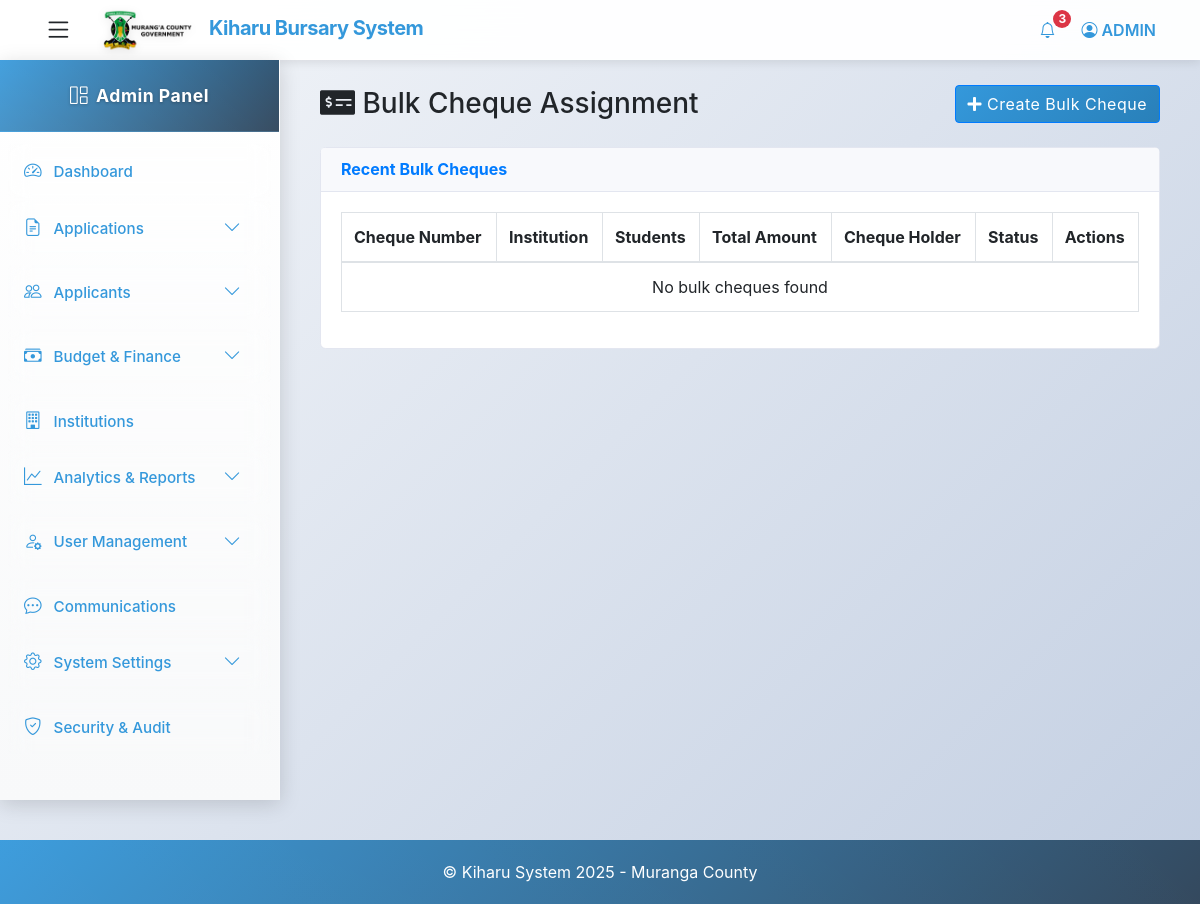
The page /bulk-cheque/assignment/ (signed in) on the database as committed earlier.
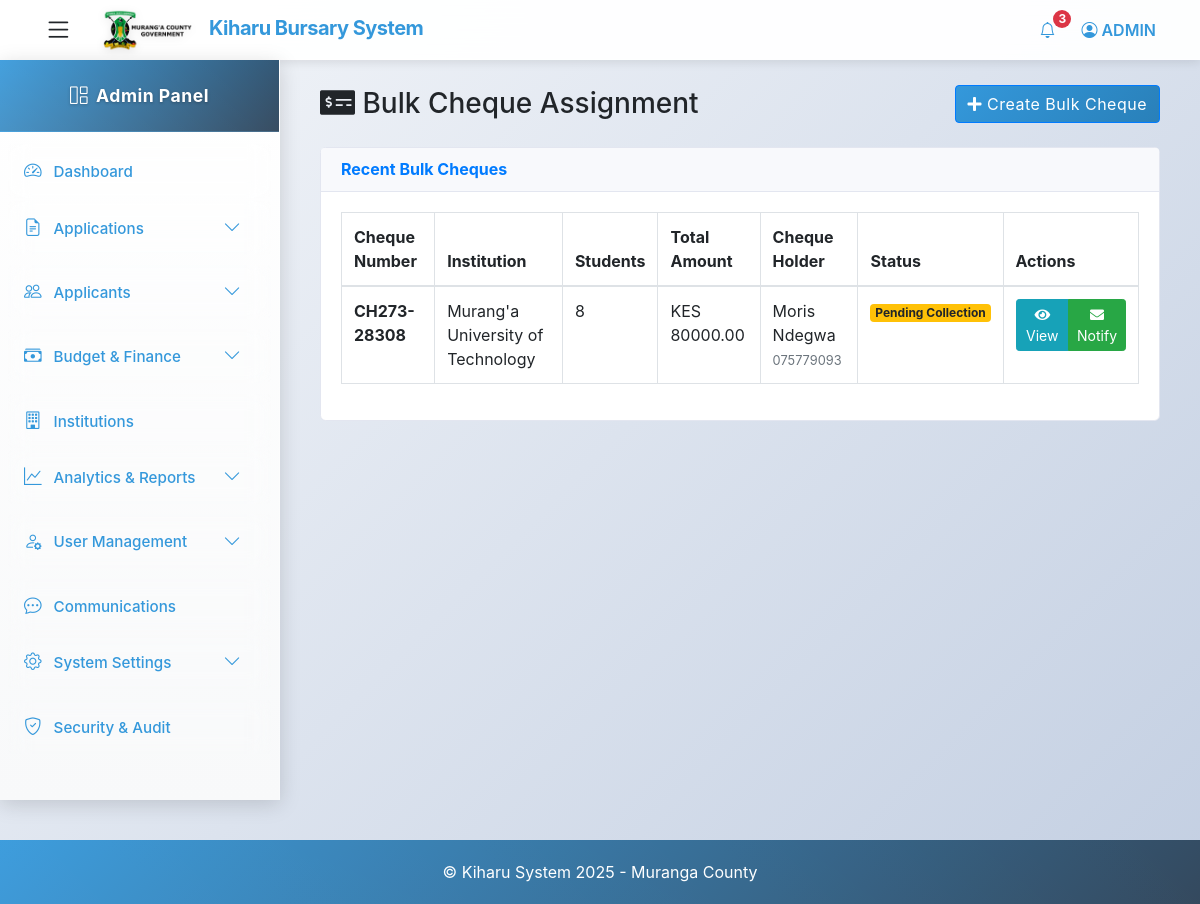
The same page on the database as committed later.
### kiharu_system/models.py (models this page shows, shortened)
class BulkCheque(models.Model):
    cheque_number = models.CharField(max_length=50, unique=True)
    institution = models.ForeignKey(Institution, on_delete=models.CASCADE, related_name='bulk_cheques')
    fiscal_year = models.ForeignKey(FiscalYear, on_delete=models.CASCADE)
    total_amount = models.DecimalField(max_digits=12, decimal_places=2)
    student_count = models.PositiveIntegerField()
    amount_per_student = models.DecimalField(max_digits=10, decimal_places=2)
    cheque_holder_name = models.CharField(max_length=200)
    cheque_holder_id = models.CharField(max_length=20)
    cheque_holder_phone = models.CharField(max_length=20)
    cheque_holder_email = models.EmailField(blank=True, null=True)
    cheque_holder_position = models.CharField(max_length=100)  # e.g., "Student Leader", "Class Representative"
    created_date = models.DateTimeField(auto_now_add=True)
    assigned_date = models.DateTimeField(blank=True, null=True)
    is_collected = models.BooleanField(default=False)
    collection_date = models.DateTimeField(blank=True, null=True)
    created_by = models.ForeignKey(User, on_delete=models.SET_NULL, null=True, related_name='created_bulk_cheques')
    assigned_by = models.ForeignKey(User, on_delete=models.SET_NULL, null=True, related_name='assigned_bulk_cheques')
    notes = models.TextField(blank=True, null=True)
    class Meta:
        ordering = ['-created_date']

class Institution(models.Model):
    INSTITUTION_TYPES = (
        ('highschool', 'High School'),
        ('special_school', 'Special School'),
        ('college', 'College'),
        ('university', 'University'),
    )
    name = models.CharField(max_length=200)
    institution_type = models.CharField(max_length=20, choices=INSTITUTION_TYPES)
    county = models.CharField(max_length=100)
    postal_address = models.CharField(max_length=100, blank=True, null=True)
    phone_number = models.CharField(max_length=20, blank=True, null=True)
    email = models.EmailField(blank=True, null=True)

### kiharu_system/views.py (the view, shortened to what this page needs)
# urls.py: path('bulk-cheque/assignment/', views.bulk_cheque_assignment, name='bulk_cheque_assignment'),
@login_required
@require_http_methods(["GET", "POST"])
def bulk_cheque_assignment(request):
    if request.user.user_type not in ['admin', 'finance']:
        messages.error(request, "You don't have permission to access this page.")
        return redirect('dashboard')
    context = {
        'institutions': Institution.objects.all(),
        'fiscal_years': FiscalYear.objects.filter(is_active=True),
        'existing_bulk_cheques': BulkCheque.objects.all()[:10],  # Latest 10
    }
    return render(request, 'admin/bulk_cheque_assignment.html', context)

### templates/admin/bulk_cheque_assignment.html (shortened to what this page needs)
{% extends "admin_base.html" %}
{% load static %}
{% block content %}
<link href="https://cdnjs.cloudflare.com/ajax/libs/Chart.js/3.9.1/chart.min.css" rel="stylesheet">
<link href="https://cdn.jsdelivr.net/npm/bootstrap@4.6.0/dist/css/bootstrap.min.css" rel="stylesheet">
<link href="https://cdnjs.cloudflare.com/ajax/libs/font-awesome/5.15.4/css/all.min.css" rel="stylesheet">
<div class="container-fluid">
    <div class="d-sm-flex align-items-center justify-content-between mb-4">
        <h1 class="h3 mb-0 text-gray-800">
            <i class="fas fa-money-check-alt"></i>
            Bulk Cheque Assignment
        </h1>
        <button class="btn btn-primary" data-toggle="modal" data-target="#bulkChequeModal">
            <i class="fas fa-plus"></i> Create Bulk Cheque
        </button>
    </div>
    <div class="row mb-4">
        <div class="col-12">
            <div class="card">
                <div class="card-header">
                    <h6 class="m-0 font-weight-bold text-primary">Recent Bulk Cheques</h6>
                </div>
                <div class="card-body">
                    <div class="table-responsive">
                        <table class="table table-bordered">
                            <thead>
                                <tr>
                                    <th>Cheque Number</th>
                                    <th>Institution</th>
                                    <th>Students</th>
                                    <th>Total Amount</th>
                                    <th>Cheque Holder</th>
                                    <th>Status</th>
                                    <th>Actions</th>
                                </tr>
                            </thead>
                            <tbody>
                                {% for cheque in existing_bulk_cheques %}
                                <tr>
                                    <td><strong>{{ cheque.cheque_number }}</strong></td>
                                    <td>{{ cheque.institution.name }}</td>
                                    <td>{{ cheque.student_count }}</td>
                                    <td>KES {{ cheque.total_amount|floatformat:2 }}</td>
                                    <td>
                                        {{ cheque.cheque_holder_name }}<br>
                                        <small class="text-muted">{{ cheque.cheque_holder_phone }}</small>
                                    </td>
                                    <td>
                                        {% if cheque.is_collected %}
                                            <span class="badge badge-success">Collected</span>
                                        {% else %}
                                            <span class="badge badge-warning">Pending Collection</span>
                                        {% endif %}
                                    </td>
                                    <td>
                                        <div class="btn-group btn-group-sm">
                                            <a href="{% url 'bulk_cheque_details' cheque.id %}" class="btn btn-info">
                                                <i class="fas fa-eye"></i> View
                                            </a>
                                            <button class="btn btn-success send-notifications" data-id="{{ cheque.id }}">
                                                <i class="fas fa-envelope"></i> Notify
                                            </button>
                                        </div>
                                    </td>
                                </tr>
                                {% empty %}
                                <tr>
                                    <td colspan="7" class="text-center">No bulk cheques found</td>
                                </tr>
                                {% endfor %}
                            </tbody>
                        </table>
                    </div>
                </div>
            </div>
        </div>
    </div>
</div>
{% endblock %}

### templates/admin_base.html (shortened to what this page needs)
{% load static %}
<!DOCTYPE html>
<html lang="en">
<head>
    <link href="https://cdn.jsdelivr.net/npm/bootstrap@5.3.0/dist/css/bootstrap.min.css" rel="stylesheet">
    <link href="https://cdn.jsdelivr.net/npm/bootstrap-icons@1.11.0/font/bootstrap-icons.css" rel="stylesheet">
</head>
<body>
    <nav class="navbar navbar-expand-lg navbar-custom fixed-top">
        <div class="container-fluid">
            <button class="btn sidebar-toggle me-3" type="button" id="sidebarToggle">
                <i class="bi bi-list"></i>
            </button>
            <a class="navbar-brand" href="#">
                <img src="{% static 'images/murangalogo.png'%}" alt="Muranga County" class="county-logo">
                Kiharu Bursary System
            </a>
            <div class="collapse navbar-collapse" id="navbarNav">
                <ul class="navbar-nav ms-auto">
                    <li class="nav-item dropdown">
                        <a class="nav-link dropdown-toggle" href="#" id="notificationsDropdown" role="button" data-bs-toggle="dropdown">
                            <i class="bi bi-bell"></i>
                             <span class="badge bg-danger rounded-pill notification-badge">3</span>
                        </a>
                    </li>
                    <li class="nav-item dropdown">
                        <a class="nav-link dropdown-toggle" href="#" id="userDropdown" role="button" data-bs-toggle="dropdown">
                            <i class="bi bi-person-circle"></i>
                            ADMIN
                        </a>
                    </li>
                </ul>
            </div>
        </div>
    </nav>
    <div class="sidebar" id="sidebar">
        <div class="sidebar-header">
            <h5><i class="bi bi-grid-1x2 me-2"></i><span class="menu-text">Admin Panel</span></h5>
        </div>
        <div class="sidebar-content">
            <ul class="sidebar-menu">
                <li>
                    <a href="{% url 'admin_dashboard'%}" class="menu-link">
                        <span><i class="bi bi-speedometer2"></i><span class="menu-text">Dashboard</span></span>
                    </a>
                </li>
                <li>
                    <a href="#" class="menu-link has-submenu" data-target="applicationsMenu">
                        <span><i class="bi bi-file-earmark-text"></i><span class="menu-text">Applications</span></span>
                        <i class="bi bi-chevron-down chevron-icon"></i>
                    </a>
                </li>
                <li>
                    <a href="#" class="menu-link has-submenu" data-target="applicantsMenu">
                        <span><i class="bi bi-people"></i><span class="menu-text">Applicants</span></span>
                        <i class="bi bi-chevron-down chevron-icon"></i>
                    </a>
                </li>
                <li>
                    <a href="#" class="menu-link has-submenu" data-target="budgetMenu">
                        <span><i class="bi bi-cash-stack"></i><span class="menu-text">Budget & Finance</span></span>
                        <i class="bi bi-chevron-down chevron-icon"></i>
                    </a>
                </li>
                <li>
                    <a href="{% url 'institution_list'%}" class="menu-link">
                        <span><i class="bi bi-building"></i><span class="menu-text">Institutions</span></span>
                    </a>
                </li>
                <li>
                    <a href="#" class="menu-link has-submenu" data-target="reportsMenu">
                        <span><i class="bi bi-graph-up"></i><span class="menu-text">Analytics & Reports</span></span>
                        <i class="bi bi-chevron-down chevron-icon"></i>
                    </a>
                </li>
                <li>
                    <a href="#" class="menu-link has-submenu" data-target="usersMenu">
                        <span><i class="bi bi-person-gear"></i><span class="menu-text">User Management</span></span>
                        <i class="bi bi-chevron-down chevron-icon"></i>
                    </a>
                </li>
                <li>
                    <a href="{% url 'admin_communication'%}" class="menu-link">
                        <span><i class="bi bi-chat-dots"></i><span class="menu-text">Communications</span></span>
                    </a>
                </li>
                <li>
                    <a href="#" class="menu-link has-submenu" data-target="settingsMenu">
                        <span><i class="bi bi-gear"></i><span class="menu-text">System Settings</span></span>
                        <i class="bi bi-chevron-down chevron-icon"></i>
                    </a>
                </li>
                <li>
                    <a href="#audit-logs" class="menu-link">
                        <span><i class="bi bi-shield-check"></i><span class="menu-text">Security & Audit</span></span>
                    </a>
                </li>
            </ul>
        </div>
    </div>
    <div class="main-content" id="mainContent" style="margin-top: 60px;">
        <div class="content">
            {% block content %}
            {% endblock %}
        </div>
    </div>
    <footer class="footer">
        <p class="mb-0">&copy; Kiharu System 2025 - Muranga County</p>
    </footer>
</body>
</html>

### templates/admin/bulk_cheque_assignment.html (style rules this page uses)
.card { border: 1px solid #e3e6f0; border-radius: 0.35rem; box-shadow: 0 0.15rem 1.75rem 0 rgba(58, 59, 69, 0.15); }
.card-header { background-color: #f8f9fc; border-bottom: 1px solid #e3e6f0; padding: 0.75rem 1.25rem; }

Rows that differ between the two databases and show on the page:
added BulkCheque: cheque_number "CH273-28308", institution.name "Murang'a University of Technology", student_count "8", total_amount "80000.00", cheque_holder_name "Moris Ndegwa", cheque_holder_phone "075779093", is_collected "Pending Collection"
Other text that changed with them:
text no longer shown: "No bulk cheques found"
